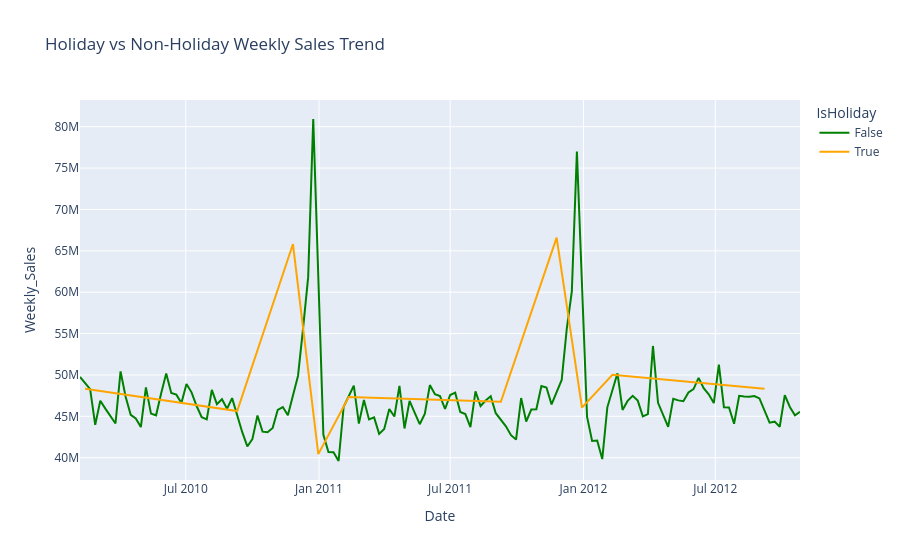

This figure's notebook cell:
### Markdown cell above
#### Holiday Sales Dashboard

### Code cell
holiday_df = train_merged.groupby(["Date", "IsHoliday"])["Weekly_Sales"].sum().reset_index()

fig = px.line(
    holiday_df,
    x="Date",
    y="Weekly_Sales",
    color="IsHoliday",
    title="Holiday vs Non-Holiday Weekly Sales Trend",
    color_discrete_map={
        False: "green",
        True: "orange"}
)

fig.show()

### Figure 1 — Plotly figure (JSON) as saved in the notebook; plotly's stock layout.template omitted (floating-point values rounded to 4 significant figures; data arrays with more than 128 entries replaced by an {"elided": "..."} marker saying what was removed)
{"data": [{"hovertemplate": "IsHoliday=False<br>Date=%{x}<br>Weekly_Sales=%{y}<extra></extra>", "legendgroup": "False", "line": {"color": "green", "dash": "solid"}, "marker": {"symbol": "circle"}, "mode": "lines", "name": "False", "orientation": "v", "showlegend": true, "type": "scatter", "x": {"elided": "133 str values"}, "xaxis": "x", "y": {"elided": "133 float values"}, "yaxis": "y"}, {"hovertemplate": "IsHoliday=True<br>Date=%{x}<br>Weekly_Sales=%{y}<extra></extra>", "legendgroup": "True", "line": {"color": "orange", "dash": "solid"}, "marker": {"symbol": "circle"}, "mode": "lines", "name": "True", "orientation": "v", "showlegend": true, "type": "scatter", "x": ["2010-02-12T00:00:00.000000", "2010-09-10T00:00:00.000000", "2010-11-26T00:00:00.000000", "2010-12-31T00:00:00.000000", "2011-02-11T00:00:00.000000", "2011-09-09T00:00:00.000000", "2011-11-25T00:00:00.000000", "2011-12-30T00:00:00.000000", "2012-02-10T00:00:00.000000", "2012-09-07T00:00:00.000000"], "xaxis": "x", "y": [48340000.0, 45630000.0, 65820000.0, 40430000.0, 47340000.0, 46760000.0, 66590000.0, 46040000.0, 50010000.0, 48330000.0], "yaxis": "y"}], "layout": {"legend": {"title": {"text": "IsHoliday"}, "tracegroupgap": 0}, "title": {"text": "Holiday vs Non-Holiday Weekly Sales Trend"}, "xaxis": {"anchor": "y", "domain": [0, 1], "title": {"text": "Date"}}, "yaxis": {"anchor": "x", "domain": [0, 1], "title": {"text": "Weekly_Sales"}}}}
